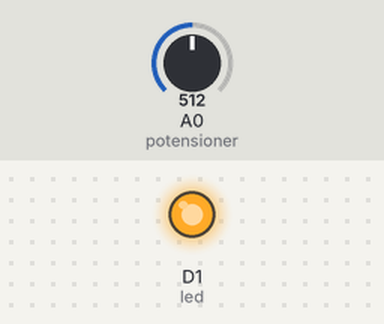
Simulated run of this sketch. Board: ESP8266 (NodeMCU). Shown: output pins drawn as LEDs (lit = HIGH). The inputs (shaded band) are chosen by the test bench; at power-on: A0 (potensioner) = 512. What the sketch prints to the serial monitor is not drawn.

Above: at 1.2 s.
1.3 s: A0 (potensioner) set to 589
2.8 s: A0 (potensioner) set to 611
At 3.9 s:
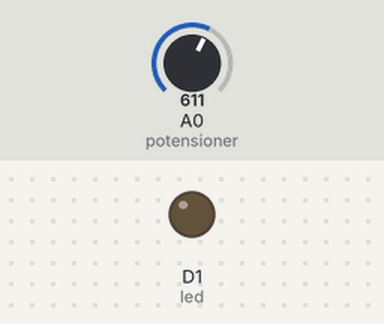
4.3 s: A0 (potensioner) set to 590
At 5.1 s:
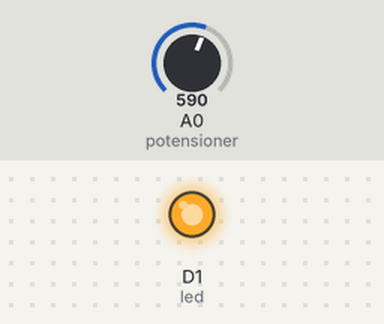
5.8 s: A0 (potensioner) set to 609
At 6.3 s:
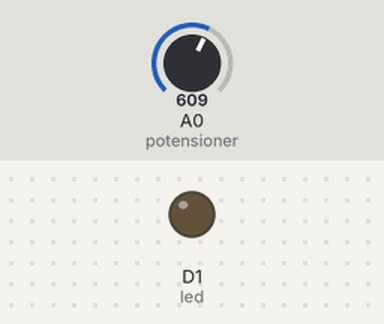
Timing chart, 0 to 8.3 s (numbered marks = the images above; inputs shaded):
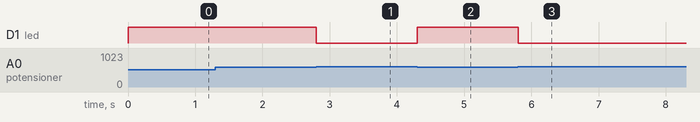

Measured:
- the behaviour switches between 599 and 600 on A0 (potensioner) (found by bisection; images 0 and 1)
- after the input at 1.3 s, every drawn part: stays the same
- after the input at 2.8 s, D1 (led): HIGH → LOW at once
- after the input at 4.3 s, D1 (led): LOW → HIGH at once
- after the input at 5.8 s, D1 (led): HIGH → LOW at once

The sketch:

potensio.ino
```cpp
// C++ code
//
int potensioner = A0; // karna analog 0
int led = D1;

void setup()
{
  pinMode(potensioner, INPUT);
  Serial.begin(9600); //mengatur kecepatan arduino ke serial monitor
  pinMode(led, OUTPUT);
}

void loop()
{
  int potensioner = analogRead(0);
  Serial.print(potensioner);
  if(potensioner>=600){
    digitalWrite(led, LOW); //nyala
  }else if (potensioner<=599) {
   digitalWrite(led, HIGH); //mati
  }
}
```
